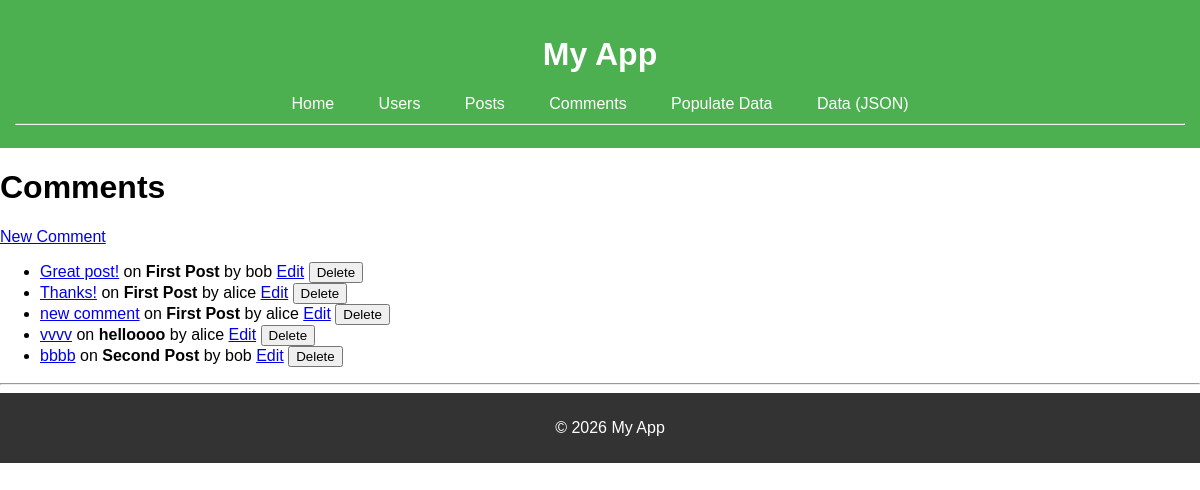
The page /comments on the database its author committed.
### models.py (models this page shows, shortened)
class Comment(db.Model):
    id = db.Column(db.Integer, primary_key=True)
    content = db.Column(db.Text, nullable=False)
    date_posted = db.Column(db.DateTime, nullable=False, default=datetime.utcnow)
    post_id = db.Column(db.Integer, db.ForeignKey('post.id'), nullable=False)
    user_id = db.Column(db.Integer, db.ForeignKey('user.id'), nullable=False)

class Post(db.Model):
    id = db.Column(db.Integer, primary_key=True)
    title = db.Column(db.String(100), nullable=False)
    date_posted = db.Column(db.DateTime, nullable=False, default=datetime.utcnow)
    content = db.Column(db.Text, nullable=False)
    user_id = db.Column(db.Integer, db.ForeignKey('user.id'), nullable=False)
    category_id = db.Column(db.Integer, db.ForeignKey('category.id'), nullable=True)
    comments = db.relationship('Comment', backref='post', lazy=True)

class User(db.Model):
    id = db.Column(db.Integer, primary_key=True)
    username = db.Column(db.String(20), unique=True, nullable=False)
    email = db.Column(db.String(120), unique=True, nullable=False)
    posts = db.relationship('Post', backref='author', lazy=True)
    comments = db.relationship('Comment', backref='commenter', lazy=True)

### main.py (the view)
@app.route('/comments')
def comments_index():
    comments_list = Comment.query.all()
    return render_template('pages/comments/index.html', comments=comments_list)

### templates/pages/comments/index.html
{% extends 'layouts/base.html' %}
{% block content %}
<h1>Comments</h1>
<a href="{{ url_for('comments_new') }}">New Comment</a>
<ul>
  {% for comment in comments %}
  <li>
    <a href="{{ url_for('comments_show', id=comment.id) }}">{{ comment.content }}</a>
    on <strong>{{ comment.post.title }}</strong> by {{ comment.commenter.username }}
    <a href="{{ url_for('comments_edit', id=comment.id) }}">Edit</a>
    <form method="post" action="{{ url_for('comments_delete', id=comment.id) }}" style="display:inline;">
      <button type="submit" onclick="return confirm('Delete comment?')">Delete</button>
    </form>
  </li>
  {% endfor %}
</ul>
{% endblock %}

### static/css/styles.css (style rules this page uses)
body { margin: 0; font-family: Arial, sans-serif; }

### rows shown on the page
Comment: content "Great post!", post "First Post", commenter.username "bob"
Comment: content "Thanks!", post "First Post", commenter.username "alice"
Comment: content "new comment", post "First Post", commenter.username "alice"
Comment: content "vvvv", post "helloooo", commenter.username "alice"
Comment: content "bbbb", post "Second Post", commenter.username "bob"
